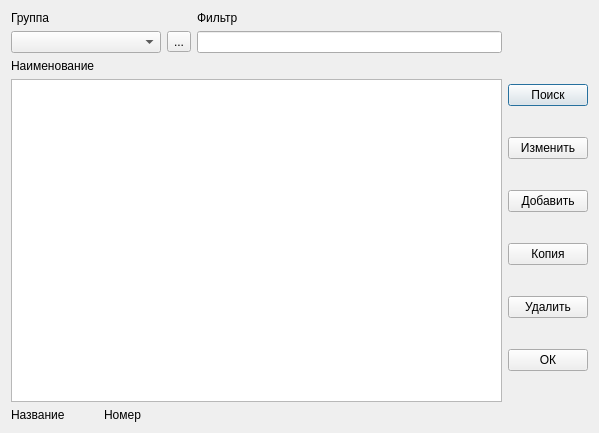
<?xml version="1.0" encoding="UTF-8"?>
<ui version="4.0">
 <class>spravTovar</class>
 <widget class="QDialog" name="spravTovar">
  <property name="geometry">
   <rect>
    <x>0</x>
    <y>0</y>
    <width>599</width>
    <height>433</height>
   </rect>
  </property>
  <property name="windowTitle">
   <string>spravTovar</string>
  </property>
  <layout class="QGridLayout" name="gridLayout">
   <item row="0" column="0">
    <widget class="QLabel" name="label_4">
     <property name="text">
      <string>Группа</string>
     </property>
    </widget>
   </item>
   <item row="0" column="1">
    <widget class="QLabel" name="label_5">
     <property name="text">
      <string>Фильтр</string>
     </property>
    </widget>
   </item>
   <item row="1" column="0">
    <layout class="QHBoxLayout" name="horizontalLayout_2">
     <item>
      <widget class="QComboBox" name="spravTovarGroups">
       <property name="minimumSize">
        <size>
         <width>150</width>
         <height>0</height>
        </size>
       </property>
      </widget>
     </item>
     <item>
      <widget class="QToolButton" name="addingGroup">
       <property name="text">
        <string>...</string>
       </property>
      </widget>
     </item>
    </layout>
   </item>
   <item row="1" column="1">
    <widget class="QLineEdit" name="lineEdit"/>
   </item>
   <item row="2" column="0">
    <widget class="QLabel" name="label_3">
     <property name="text">
      <string>Наименование</string>
     </property>
    </widget>
   </item>
   <item row="2" column="2" rowspan="2">
    <layout class="QVBoxLayout" name="verticalLayout">
     <item>
      <widget class="QPushButton" name="spravTovarSearch">
       <property name="text">
        <string>Поиск</string>
       </property>
      </widget>
     </item>
     <item>
      <widget class="QPushButton" name="spravTovarChange">
       <property name="text">
        <string>Изменить</string>
       </property>
      </widget>
     </item>
     <item>
      <widget class="QPushButton" name="spravTovarAdd">
       <property name="text">
        <string>Добавить</string>
       </property>
      </widget>
     </item>
     <item>
      <widget class="QPushButton" name="spravTovarCopy">
       <property name="text">
        <string>Копия</string>
       </property>
      </widget>
     </item>
     <item>
      <widget class="QPushButton" name="spravTovarDelete">
       <property name="text">
        <string>Удалить</string>
       </property>
      </widget>
     </item>
     <item>
      <widget class="QPushButton" name="spravTovarExit">
       <property name="text">
        <string>ОК</string>
       </property>
      </widget>
     </item>
    </layout>
   </item>
   <item row="3" column="0" colspan="2">
    <widget class="QListWidget" name="spravTovarList"/>
   </item>
   <item row="4" column="0">
    <layout class="QHBoxLayout" name="horizontalLayout">
     <item>
      <widget class="QLabel" name="label_2">
       <property name="text">
        <string>Название</string>
       </property>
      </widget>
     </item>
     <item>
      <widget class="QLabel" name="label">
       <property name="text">
        <string>Номер</string>
       </property>
      </widget>
     </item>
    </layout>
   </item>
  </layout>
 </widget>
 <layoutdefault spacing="6" margin="11"/>
 <resources/>
 <connections/>
</ui>
